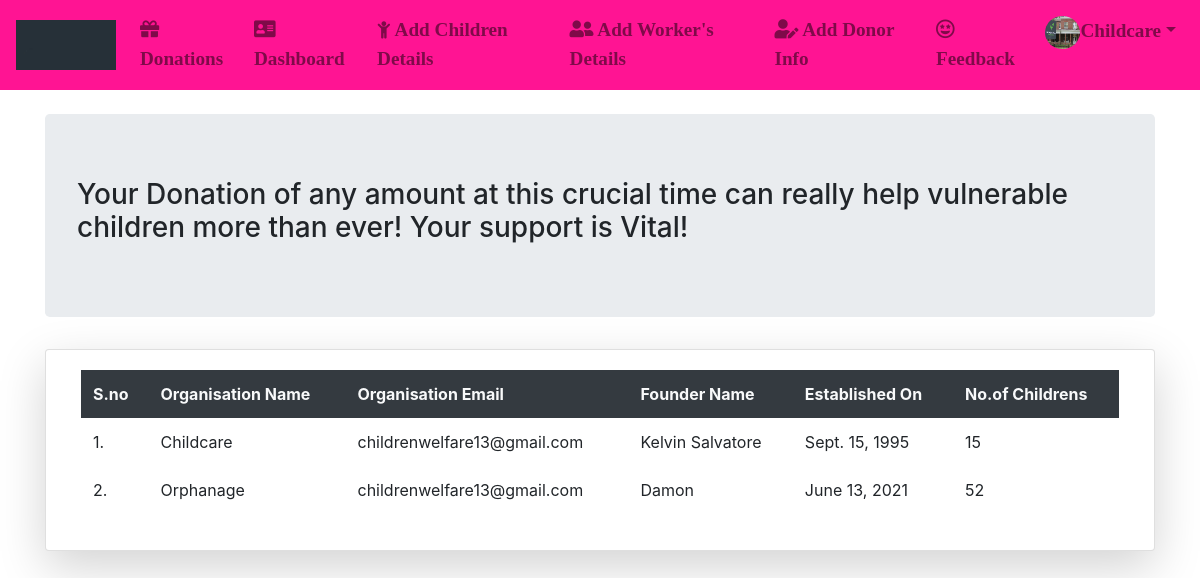
The app's page /details/ (signed in) with its own data.
### App/models.py (models this page shows)
class User(AbstractUser):
	img= models.ImageField(upload_to='Profiles/',default="profile.png")
	dob=models.DateField(null=True,blank=True)
	g=[('Male','Male'),('Female','Female')]
	gender=models.CharField(max_length=10,choices=g,null=True,blank=True)
	ph_no=models.CharField(max_length=10)
	pan_no=models.CharField(max_length=10,null=True,blank=True)
	address=models.CharField(max_length=100)
	postal_code=models.CharField(max_length=7)
	city=models.CharField(max_length=20)
	state=models.CharField(max_length=20,default='Andhra Pradesh')
	country=models.CharField(max_length=20,default='India')
	idgen = models.TextField(blank=True)
	p=[(1,'Donor'),(2,'Organisation'),(3,'Guest')]
	role=models.IntegerField(choices=p,default=3)

class Orgdetails(models.Model):
	org_name=models.CharField(max_length=50,default="Organisation Name")
	org_email=models.EmailField(max_length=50)
	found_name=models.CharField(max_length=50,default="Founder Name")
	est_date=models.DateField(null=True)
	no_of_childrens=models.IntegerField(default=0)
	us=models.OneToOneField(User,on_delete=models.CASCADE)

### App/views.py (the view)
# urls.py: path('details/',views.details,name="details"),
def details(request):
	q=Orgdetails.objects.all()
	return render(request,'html/details.html',{'q':q})

### App/templates/html/details.html (shortened to what this page needs)
{% extends 'html/base.html' %}
{% block content %}
<div class="container">
      <div class="jumbotron mt-4">
            <h3>Your Donation of any amount at this crucial time can really help vulnerable children more than ever! Your support is Vital!</h3>
      </div>
		<div class="card col-md mt-2 shadow-lg">
			<div class="card-body">
				<table class="table table-borderless table-center">
					<tr class="bg-dark text-light">
						<th>S.no</th>
						<th>Organisation Name</th>
                                    <th>Organisation Email</th>
						<th>Founder Name</th>
						<th>Established On</th>
						<th>No.of Childrens</th>
					</tr>
            		{% for i in q %}
            		<tr>
            			<td>{{forloop.counter}}.</td>
            			<td>{{i.org_name}}</td>
                              <td>{{i.org_email}}</td>
            			<td>{{i.found_name}}</td>
            			<td>{{i.est_date}}</td>
            			<td>{{i.no_of_childrens}}</td>
            		</tr>
            		{% endfor %}
            	</table>
</div>
{% endblock %}

### App/templates/html/navbar.html (shortened to what this page needs)
{% load static %}
<link rel="stylesheet" href="https://use.fontawesome.com/releases/v5.7.0/css/all.css">
<link rel="stylesheet" href="https://cdnjs.cloudflare.com/ajax/libs/font-awesome/4.7.0/css/font-awesome.min.css">
<nav class="navbar navbar-expand-md navbar-light" style="background-color:#FF1493;">
  <a class="navbar-brand" href="{% url 'hm' %}"> <img src="{% static 'images/gif.gif' %}" alt="logo" style="width:100px;height:50px">
</a>
  <div style="font-family:Garamond;font-weight:bold;font-size: 120%;">
  <div class="collapse navbar-collapse" id="collapsibleNavbar">
    <ul class="navbar-nav">
      {% if not user.is_authenticated %}
      <li class="nav-item">
        <a class="nav-link" href="{% url 'cr' %}"><i class="fas fa-home"></i> Home</a>
      </li>
      <li class="nav-item">
        <a class="nav-link" href="{% url 'rg' %}"><i class='fas fa-user-plus'></i> Register Here</a>
      </li>
      <li class="nav-item">
        <a class="nav-link" href="{% url 'lg' %}"><i class="fas fa-address-card"></i> Login</a>
      </li>
{% elif user.role == 2 %}
      <li class="nav-item">
        <a class="nav-link" href="{% url 'vi' %}"><i class='fas fa-gift'></i> Donations</a>
      </li>
      <li class="nav-item">
        <a class="nav-link" href="{% url 'dash' %}"><i class='fas fa-address-card'></i> Dashboard</a>
      </li>
      <li class="nav-item">
        <a class="nav-link" href="{% url 'ci' %}"><i class="fa fa-child"></i> Add Children Details</a>
      </li>
      <li class="nav-item">
        <a class="nav-link" href="{% url 'wi' %}"><i class='fas fa-user-friends'></i> Add Worker's Details</a>
      </li>
      <li class="nav-item">
        <a class="nav-link" href="{% url 'di' %}"><i class='fas fa-user-edit'></i> Add Donor Info</a>
      </li>
      <li class="nav-item">
      <a class="nav-link" href="{% url 'fb' %}"><i class='far fa-grin-stars'></i> Feedback</a>
      </li>
      <li class="dropdown">
       <a type="button" class="nav-link dropdown-toggle" data-toggle="dropdown"><img src="{{request.user.img.url}}" height="33px" width="35px" class="rounded-circle" />{{user.username}}</a>
</li>
      {% endif %}
  </ul>
  </div>
  </div>
</nav>

### records on screen
User: user.img (picture), username "Childcare"
Orgdetails: org_name "Childcare", org_email "childrenwelfare13@gmail.com", found_name "Kelvin Salvatore", est_date "Sept. 15, 1995", no_of_childrens "15"
Orgdetails: org_name "Orphanage", org_email "childrenwelfare13@gmail.com", found_name "Damon", est_date "June 13, 2021", no_of_childrens "52"
